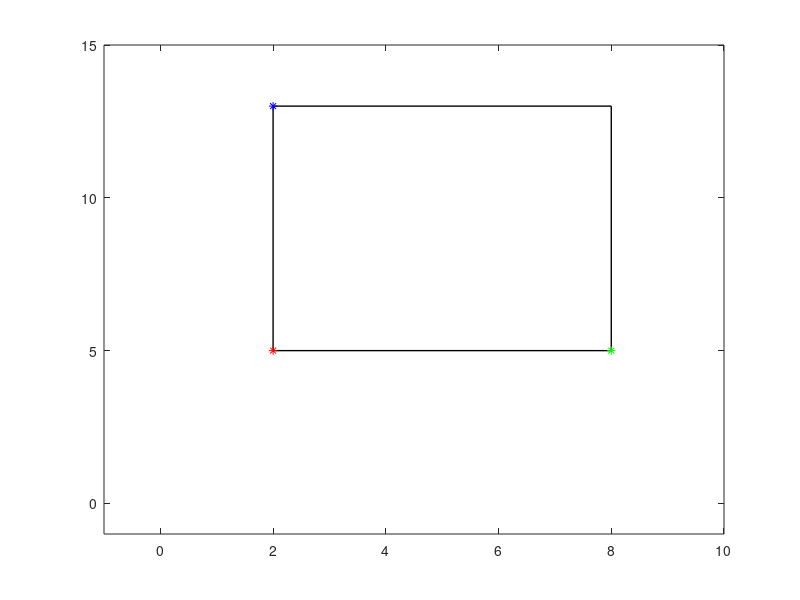

Source code (MATLAB):
% Sample Code
% x1=0;
% x2=1;
% y1=0;
% y2=2;
% x = [x1, x2, x2, x1, x1]
% y = [y1, y1, y2, y2, y1]
% plot(x, y, 'k-', 'LineWidth', 1);
% hold on;
% P=[0 1 1 0;0 0 2 2];
% plot(P(1,1),P(2,1),'r*');
% plot(P(1,2),P(2,2),'g*');
% plot(P(1,4),P(2,4),'b*');
% axis([-1 3 -1 3]);

% Vectors
% First, choose 2 vectors (note that in the code above these two vectors are (0, 0) and
% (1, 2)) the terminal points of which are used to form a rectangle. Plot this rectangle
% using code similar to that provided above. 

% Plot a rectangle with the vectors (2, 5) and (8, 13)
v1 = 2;
v2 = 8;
z1 = 5;
z2 = 13;
v = [v1, v2, v2, v1, v1];
z = [z1, z1, z2, z2, z1];
plot(v, z, 'k-', 'LineWidth', 1);
hold on;

% Plot red at the first vector, green at the second vector, and blue at the midpoint of the rectangle
P = [2 8 8 2;5 5 13 13];
plot(P(1,1),P(2,1),'r*');
plot(P(1,2),P(2,2),'g*');
plot(P(1,4),P(2,4),'b*');
axis([-1 10 -1 15]);

% Then choose TWO different matrices each
% of which performs a single geometric operation of your choice. In both cases, multiply
% your 2 vectors by these matrices and plot the resulting rectangles. Include one plot in
% your report which shows your original rectangle and your two transformed rectangles.
% Include the matrices you used to do the transformation.

% Stretch in the x-direction by a factor of 5
xStretch = [5 0; 0 1];


% Reflection across the y-axis
yReflect = [-1 0; 0 1]





% • Composition
% Verify the result of Problem A6 in Section 3.3 of the text; that the two compositions of a
% vertical shear and a stretch in the y direction, do not commute. Do this by plotting the
% image of the unit square with corners at (1, 1),(2, 1),(2, 2),(1, 2). Then plot the results
% of applying the COMPOSITION of the two operations (vertical shear and stretch) in
% both orders and showing that the resulting shape depends on the order in which the
% operations are applied. Corroborate your ’experimental proof’ of the non-commutability
% of these transformations by referring to Theorem 3.2.5 of the text (i.e., by considering
% the associated matrices).